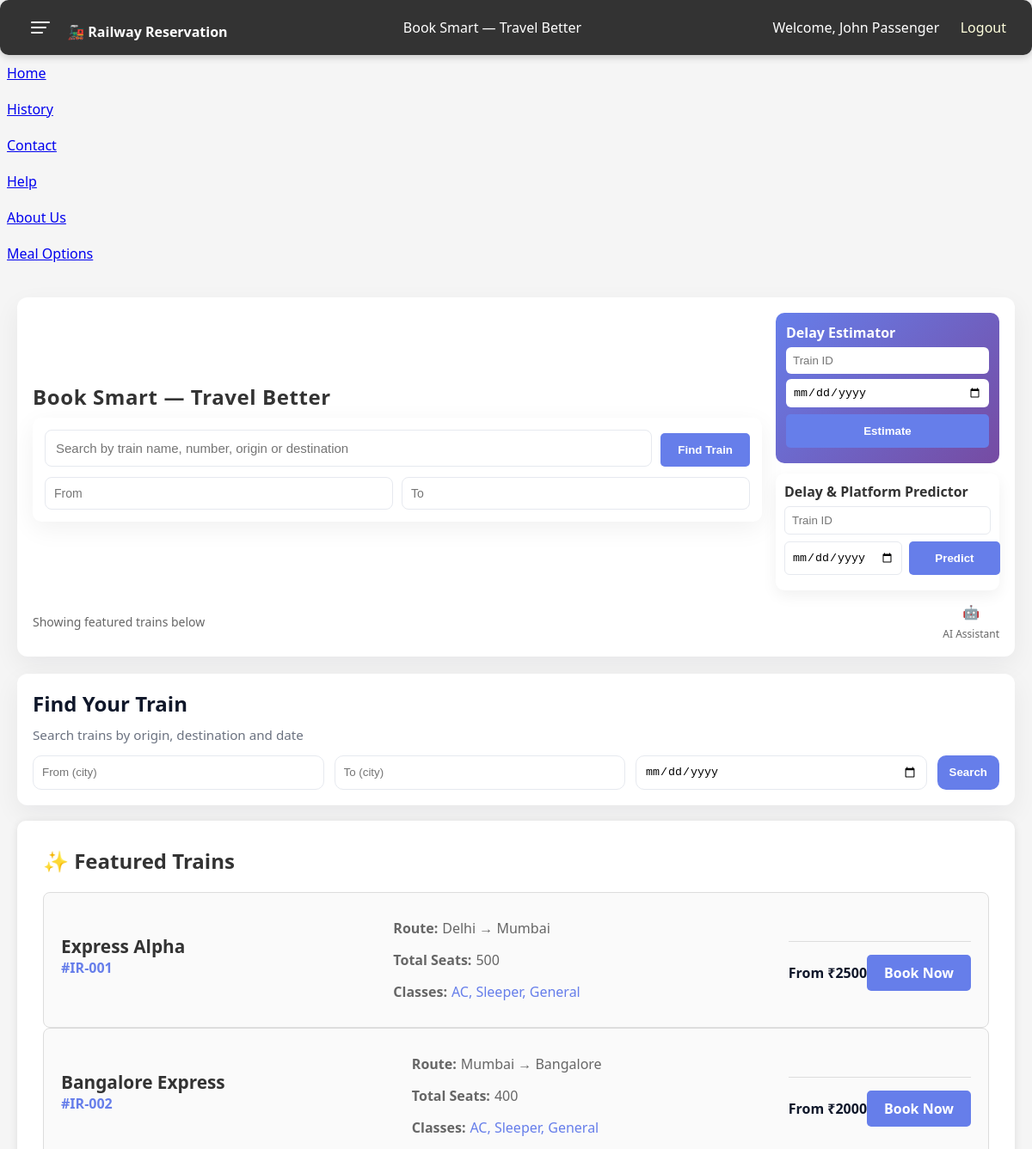
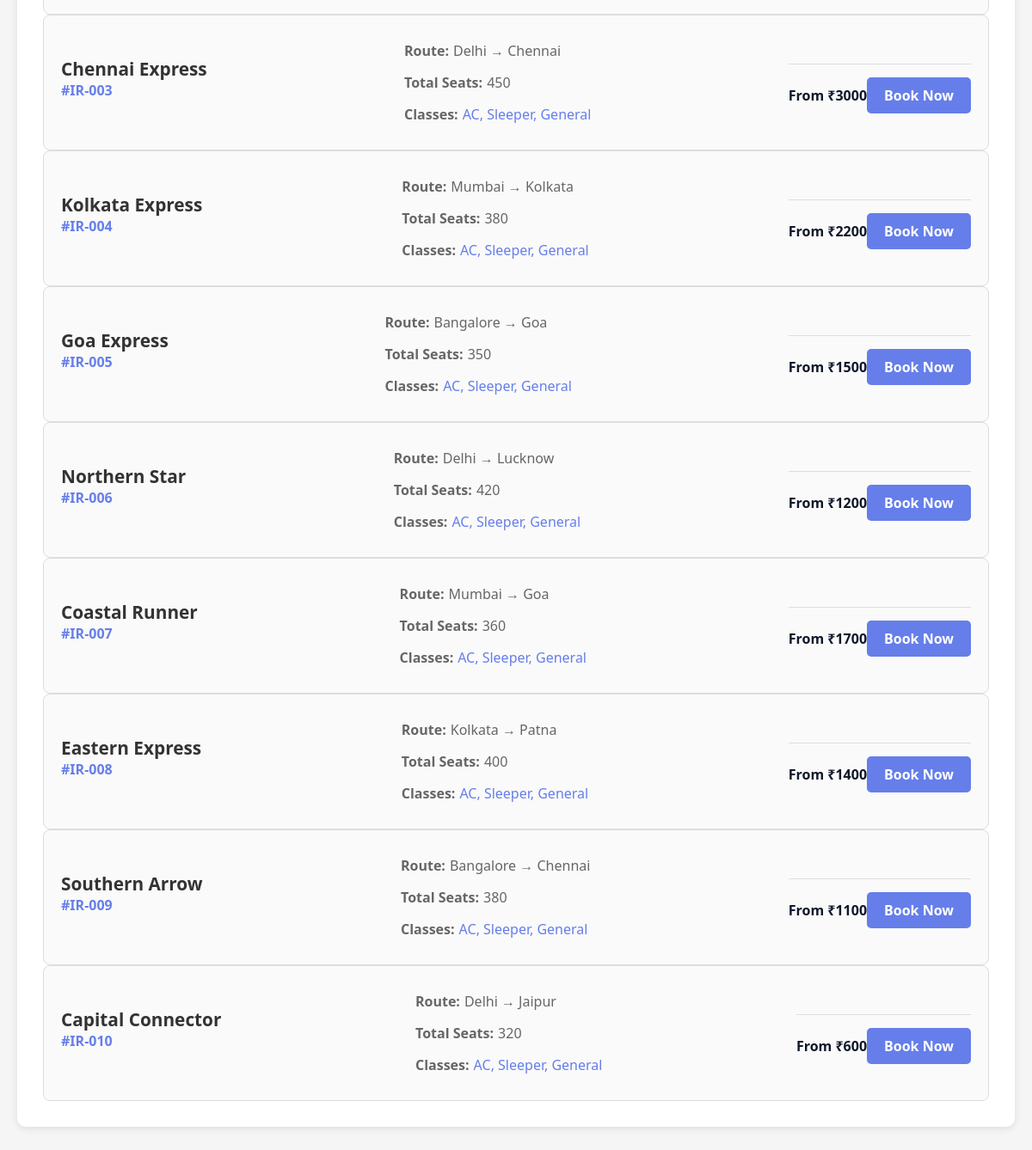
Screenshot of /home (signed in) with the database file from the repository (2 pictures, top to bottom).
### models.py (models this page shows)
class User(db.Model, UserMixin):
    __tablename__ = "users"
    id = db.Column(db.Integer, primary_key=True)
    username = db.Column(db.String(80), unique=True, nullable=False)
    email = db.Column(db.String(150), unique=True, nullable=False)
    password_hash = db.Column(db.String(255), nullable=False)
    full_name = db.Column(db.String(150))
    phone = db.Column(db.String(20))
    is_admin = db.Column(db.Boolean, default=False)
    created_at = db.Column(db.DateTime, default=datetime.utcnow)

class Train(db.Model):
    __tablename__ = "trains"
    id = db.Column(db.Integer, primary_key=True)
    train_no = db.Column(db.String(20), unique=True, nullable=False)
    name = db.Column(db.String(150), nullable=False)
    source = db.Column(db.String(100), nullable=False)
    destination = db.Column(db.String(100), nullable=False)
    route = db.Column(db.Text)  # JSON or CSV of stops+times
    total_seats = db.Column(db.Integer, default=0)
    classes_json = db.Column(db.JSON)
    fare_json = db.Column(db.JSON)
    schedule_json = db.Column(db.JSON)
    created_at = db.Column(db.DateTime, default=datetime.utcnow)

### app.py (the view)
@app.route('/home')
@login_required
def home():
	trains = Train.query.all()
	return render_template('home.html', trains=trains)

### app.py (called while the page is built)
@login_manager.user_loader
def load_user(user_id):
	return User.query.get(int(user_id))

### templates/home.html (shortened to what this page needs)
<!DOCTYPE html>
<html lang="en">
<head>
    <link rel="stylesheet" href="/style.css">
</head>
<body>
    <div class="navbar">
        <div class="nav-left">
            <button id="menuToggle" class="hamburger" aria-label="Open menu" aria-expanded="false" style="background:transparent;border:none;padding:6px;cursor:pointer">
                <span class="bar bar1" style="display:block;width:22px;height:2px;background:white;border-radius:2px;transition:transform 220ms ease, opacity 220ms ease;margin:4px 0;display:block"></span>
                <span class="bar bar2" style="display:block;width:18px;height:2px;background:white;border-radius:2px;transition:transform 220ms ease, opacity 220ms ease;margin:4px 0;display:block"></span>
                <span class="bar bar3" style="display:block;width:14px;height:2px;background:white;border-radius:2px;transition:transform 220ms ease, opacity 220ms ease;margin:4px 0;display:block"></span>
            </button>
            <span style="margin-left:10px;font-weight:700">🚂 Railway Reservation</span>
        </div>
        <div class="nav-center">
            <div class="top-heading">Book Smart — Travel Better</div>
        </div>
        <div class="nav-right">
            <div class="user-area" style="color:white;margin-left:18px">Welcome, {{ current_user.full_name or current_user.username }} &nbsp; <a href="/logout" style="color:#ffd">Logout</a></div>
        </div>
    </div>
    <div id="sideMenu" class="side-menu">
        <a href="/home">Home</a>
        <a href="/history">History</a>
        <a href="/contact">Contact</a>
        <a href="/help">Help</a>
        <a href="/about">About Us</a>
        <a href="/meal">Meal Options</a>
    </div>
    <div class="container">
        <div class="grid" style="grid-template-columns: 1fr; gap:20px;">
            <div class="card" style="display:flex;flex-direction:column;gap:14px;">
                <div style="display:flex;align-items:center;justify-content:space-between;gap:16px;flex-wrap:wrap">
                    <div style="flex:1;">
                        <h2 style="font-family: 'Segoe UI', Tahoma, Geneva, Verdana, sans-serif; font-weight:800; letter-spacing:0.6px; color:#333; margin-bottom:8px">Book Smart — Travel Better</h2>
                        <div style="background:#fff;border-radius:10px;padding:14px;box-shadow:0 8px 30px rgba(0,0,0,0.06);display:flex;flex-direction:column;gap:12px;">
                            <div style="display:flex;gap:10px;align-items:center">
                                <input id="main_search" type="text" placeholder="Search by train name, number, origin or destination" style="flex:1;padding:12px;border:1px solid #e6e9ef;border-radius:8px;font-size:15px">
                                <button id="mainSearchBtn" class="search-btn" style="padding:12px 20px">Find Train</button>
                            </div>
                            <div style="display:flex;gap:10px;">
                                <input id="from_loc" type="text" placeholder="From" style="flex:1;padding:10px;border:1px solid #e6e9ef;border-radius:8px;font-size:14px">
                                <input id="to_loc" type="text" placeholder="To" style="flex:1;padding:10px;border:1px solid #e6e9ef;border-radius:8px;font-size:14px">
                            </div>
                        </div>
                    </div>
                    <div style="width:260px;">
                        <div style="background:linear-gradient(135deg,#667eea,#764ba2);padding:12px;border-radius:10px;color:white;">
                            <div style="font-weight:700;margin-bottom:6px">Delay Estimator</div>
                            <input id="side_pd_train" placeholder="Train ID" style="width:100%;padding:8px;border-radius:6px;border:none;margin-bottom:6px">
                            <input id="side_pd_date" type="date" style="width:100%;padding:8px;border-radius:6px;border:none;margin-bottom:8px">
                            <button id="side_pdBtn" class="search-btn" style="width:100%">Estimate</button>
                        </div>
                        <div style="height:12px"></div>
                        <div style="background:#fff;padding:10px;border-radius:10px;box-shadow:0 6px 18px rgba(0,0,0,0.06)">
                            <div style="font-weight:700;margin-bottom:6px;color:#333">Delay & Platform Predictor</div>
                            <input id="side_pp_train" placeholder="Train ID" style="width:100%;padding:8px;border-radius:6px;border:1px solid #e6e9ef;margin-bottom:8px">
                            <div style="display:flex;gap:8px;margin-bottom:8px">
                                <input id="side_pp_date" type="date" style="flex:1;padding:8px;border-radius:6px;border:1px solid #e6e9ef">
                                <button id="side_ppBtn" class="search-btn" style="width:140px">Predict</button>
                            </div>
                        </div>
                    </div>
                </div>
                <div style="display:flex;justify-content:space-between;align-items:center">
                    <div style="font-size:14px;color:#666">Showing featured trains below</div>
                    <div style="text-align:center">
                        <div id="aiAssistIcon" class="ai-icon" title="AI Assistant">🤖</div>
                        <div style="font-size:12px;color:#666;margin-top:6px">AI Assistant</div>
                    </div>
                </div>
            </div>
            <div>
                <div class="card" style="margin-bottom:18px">
                    <h2>Find Your Train</h2>
                    <div class="helper">Search trains by origin, destination and date</div>
                    <div style="margin-top:14px" class="search-row">
                        <input type="text" name="source" id="quick_from" placeholder="From (city)">
                        <input type="text" name="dest" id="quick_to" placeholder="To (city)">
                        <input type="date" id="quick_date">
                        <button id="quickSearch" class="btn primary">Search</button>
                    </div>
                </div>
                <div class="trains-section card">
                    <h2>✨ Featured Trains</h2>
                    {% if trains %}
                        {% for train in trains %}
                            <div class="train-card">
                                <div class="train-header">
                                    <div>
                                        <div class="train-name">{{ train.name }}</div>
                                        <div class="train-no">#{{ train.train_no }}</div>
                                    </div>
                                </div>
                                <div class="train-details">
                                    <div class="detail-item">
                                        <span class="detail-label">Route:</span>
                                        <span>{{ train.source }} → {{ train.destination }}</span>
                                    </div>
                                    <div class="detail-item">
                                        <span class="detail-label">Total Seats:</span>
                                        <span>{{ train.total_seats }}</span>
                                    </div>
                                    <div class="detail-item">
                                        <span class="detail-label">Classes:</span>
                                        <span class="classes">{% for cls in train.classes_json %}{{ cls }}{% if not loop.last %}, {% endif %}{% endfor %}</span>
                                    </div>
                                </div>
                                <div class="train-footer">
                                    <div>
                                        <strong>From ₹{{ train.fare_json.values()|list|first }}</strong>
                                    </div>
                                    <a href="/book/{{ train.id }}" class="action-btn">Book Now</a>
                                </div>
                            </div>
                        {% endfor %}
                    {% else %}
                        <p>No trains available. Use the search above to find trains.</p>
                    {% endif %}
                </div>
        </div>
    </div>
</body>
</html>

### static/style.css (style rules this page uses)
:root { --primary:#667eea; --accent:#764ba2; --muted:#6b7280; --bg:#f5f7fb; --card:#ffffff; }
* { box-sizing:border-box }
body { font-family:Inter, ui-sans-serif, system-ui, -apple-system, 'Segoe UI', Roboto, 'Helvetica Neue', Arial; background:var(--bg); color:#0f172a; margin:0 }
.container { max-width:1200px;margin:28px auto;padding:20px }
.navbar { background:linear-gradient(90deg,var(--primary),var(--accent));color:white;padding:14px 20px;border-radius:10px;display:flex;align-items:center;justify-content:space-between }
.navbar a { color:rgba(255,255,255,0.95);text-decoration:none;margin-left:12px }
.card { background:var(--card);border-radius:12px;padding:18px;box-shadow:0 10px 30px rgba(15,23,42,0.06) }
.grid { display:grid;gap:16px }
.btn { display:inline-block;padding:10px 14px;border-radius:10px;border:none;cursor:pointer;font-weight:700 }
.btn.primary { background:var(--primary);color:white }
h1,h2,h3 { margin:0 0 10px 0 }
.search-row { display:flex;gap:12px }
.search-row input,.search-row select { flex:1;padding:10px;border-radius:10px;border:1px solid #e6e9ef }
.train-card { display:flex;justify-content:space-between;align-items:center;padding:14px;border-radius:10px;border:1px solid #eef2ff;background:linear-gradient(180deg, rgba(255,255,255,0.85), #fff) }
.helper { font-size:0.95em;color:var(--muted) }

### templates/home.html (style rules this page uses)
* { margin: 0; padding: 0; box-sizing: border-box; }
body { font-family: 'Segoe UI', Tahoma, Geneva, Verdana, sans-serif; background: #f5f5f5; }
.navbar { background: #333; color: white; padding: 15px 30px; display: flex; justify-content: space-between; align-items: center; box-shadow: 0 2px 10px rgba(0,0,0,0.2); }
.container { max-width: 1200px; margin: 0 auto; padding: 30px 20px; }
.search-btn { background: #667eea; color: white; padding: 12px 30px; border: none; border-radius: 5px; font-weight: bold; cursor: pointer; transition: all 0.3s; align-self: flex-end; }
.trains-section { background: white; padding: 30px; border-radius: 10px; box-shadow: 0 2px 10px rgba(0,0,0,0.1); }
.trains-section h2 { color: #333; margin-bottom: 20px; }
.train-card { border: 1px solid #ddd; padding: 20px; border-radius: 8px; background: #fafafa; transition: all 0.3s; }
.train-header { display: flex; justify-content: space-between; align-items: center; margin-bottom: 10px; }
.train-name { font-size: 1.3em; font-weight: bold; color: #333; }
.train-no { color: #667eea; font-weight: bold; }
.train-details { display: grid; grid-template-columns: repeat(auto-fit, minmax(150px, 1fr)); gap: 15px; margin: 10px 0; color: #666; }
.detail-item { display: flex; align-items: center; }
.detail-label { font-weight: bold; margin-right: 5px; }
.train-footer { display: flex; justify-content: space-between; align-items: center; margin-top: 15px; padding-top: 15px; border-top: 1px solid #ddd; }
.classes { color: #667eea; }
.action-btn { display: inline-block; padding: 10px 20px; background: #667eea; color: white; text-decoration: none; border-radius: 5px; transition: all 0.3s; font-weight: bold; }

### rows the page displays
User: full_name "John Passenger"
Train: name "Express Alpha", train_no "IR-001", source "Delhi", destination "Mumbai", total_seats "500", classes_json "AC" "Sleeper" "General", fare_json.values|list "2500"
Train: name "Bangalore Express", train_no "IR-002", source "Mumbai", destination "Bangalore", total_seats "400", classes_json "AC" "Sleeper" "General", fare_json.values|list "2000"
Train: name "Chennai Express", train_no "IR-003", source "Delhi", destination "Chennai", total_seats "450", classes_json "AC" "Sleeper" "General", fare_json.values|list "3000"
Train: name "Kolkata Express", train_no "IR-004", source "Mumbai", destination "Kolkata", total_seats "380", classes_json "AC" "Sleeper" "General", fare_json.values|list "2200"
Train: name "Goa Express", train_no "IR-005", source "Bangalore", destination "Goa", total_seats "350", classes_json "AC" "Sleeper" "General", fare_json.values|list "1500"
Train: name "Northern Star", train_no "IR-006", source "Delhi", destination "Lucknow", total_seats "420", classes_json "AC" "Sleeper" "General", fare_json.values|list "1200"
Train: name "Coastal Runner", train_no "IR-007", source "Mumbai", destination "Goa", total_seats "360", classes_json "AC" "Sleeper" "General", fare_json.values|list "1700"
Train: name "Eastern Express", train_no "IR-008", source "Kolkata", destination "Patna", total_seats "400", classes_json "AC" "Sleeper" "General", fare_json.values|list "1400"
Train: name "Southern Arrow", train_no "IR-009", source "Bangalore", destination "Chennai", total_seats "380", classes_json "AC" "Sleeper" "General", fare_json.values|list "1100"
Train: name "Capital Connector", train_no "IR-010", source "Delhi", destination "Jaipur", total_seats "320", classes_json "AC" "Sleeper" "General", fare_json.values|list "600"
